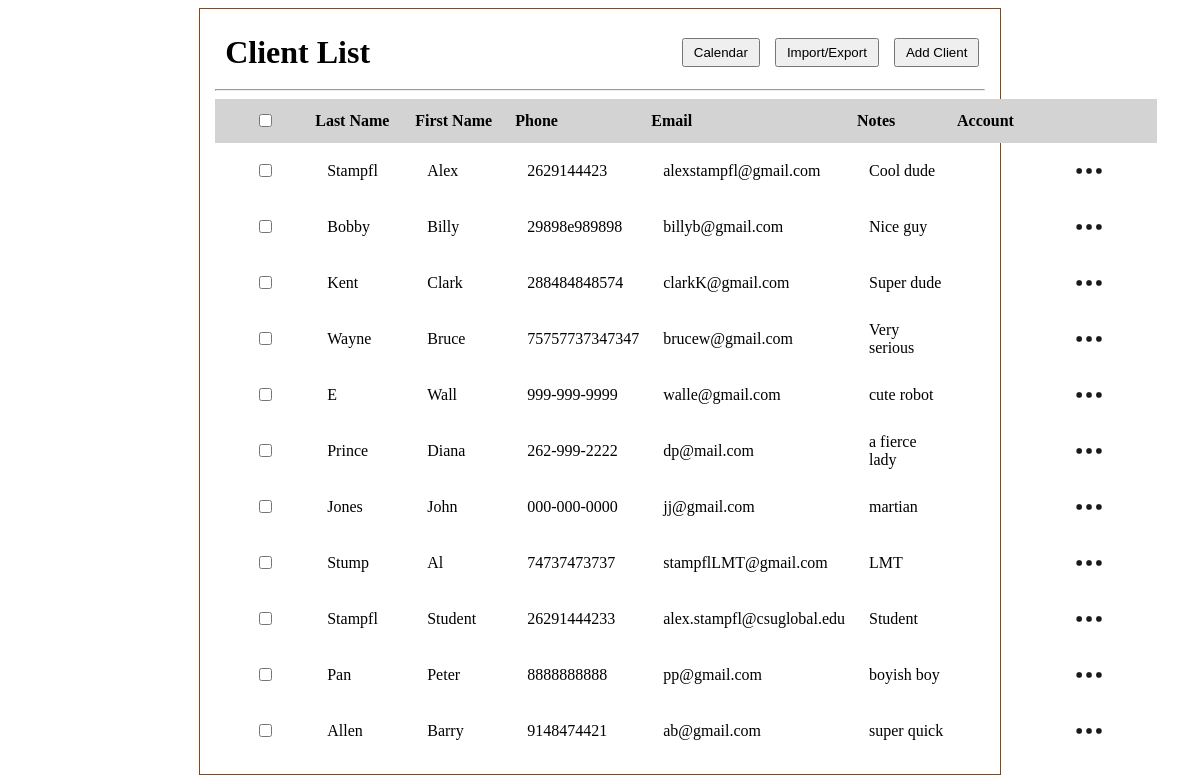
Page /client_list on the committed database.
### tables this page shows
CREATE TABLE clients (
              id INTEGER PRIMARY KEY AUTOINCREMENT,
              first_name TEXT,
              last_name TEXT,
              phone TEXT,
              email TEXT,
              status TEXT
            , client_id INTEGER, notes TEXT);

### app.py (the view)
@app.route('/client_list')
def client_list():
    conn = sqlite3.connect(DB_PATH)  # connects to sqlite database file named client.db, conn is the connection object used to talk to db
    c = conn.cursor() # cursor object lets you execute SQL statements (queries) against db
    c.execute('SELECT * FROM clients')
    clients = c.fetchall() # Fetches all rows that query returned, clients is a list of tuples
    conn.close()
    return render_template('client_list.html', clients=clients)

### templates/client_list.html (shortened to what this page needs)
<!DOCTYPE html>
<html lang="en">
<head>
    <link rel="stylesheet" href="{{ url_for('static', filename = 'main.css') }}">
</head>
<body>
    <div id="client_list">
        <div class="header-row">
            <h1 id="client_list_h1">Client List</h1>
            <div class="header-buttons">
                <button id="go_to_calendar">Calendar</button>
                <button id="export_client_list">Import/Export</button>
                <button id="add_client">Add Client</button>
            </div>
        </div>
        <hr>
        <table>
            <thead>
                <tr id="client_list_headers">
                    <th><input type="checkbox"></th>
                    <th>Last Name</th>
                    <th>First Name</th>
                    <th>Phone</th>
                    <th>Email</th>
                    <th>Notes</th>
                    <th>Account</th>
                    <th></th>
                </tr>
            </thead>
            <tbody id="clientTableBody">
                {% for client in clients %}
                <tr class="client-row" data-id="{{ client[0] }}">
                    <td><input type="checkbox"></td>
                    <td>{{ client[2] if client[2] else "" }}</td>
                    <td>{{ client[1] if client[1] else "" }}</td>
                    <td>{{ client[3] if client[3] else "" }}</td>
                    <td>{{ client[4] if client[4] else "" }}</td>
                    <td>{{ client[7] if client[7] else "" }}</td>
                    <td>{{ client[5] if client[5] else "" }}</td>
                    <td class="menu_cell">
                        <div class="menu-container">
                            <img class="meatballs" src="{{ url_for('static', filename='img/meatball_menu.png') }}"
                                alt="3 dots">
                        </div>
                    </td>
                </tr>
                {% endfor %}
            </tbody>
        </table>
    </div>
</body>
</html>

### static/main.css (style rules this page uses)
#client_list { text-align: center; max-width: 65%; top: 10%; left: 50%; border: 1px solid saddlebrown; height: 100%; margin: 0 auto; padding: 15px; }
table { border-collapse: collapse; width: 100%; }
th, td { padding: 8px 12px; text-align: left; }
#client_list table th:first-child, #client_list table td:first-child { width: 40px; text-align: center; }
table th { padding: 12px 0px 12px 0px; margin: 0 auto; min-width: 100px; text-align: left; }
.header-row { display: flex; justify-content: space-between; align-items: center; width: 98%; padding: 10px; }
.header-buttons { display: flex; gap: 15px; }
#client_list_h1 { display: inline-flex; margin: 0; }
#add_client { padding: 5px 10px; }
#go_to_calendar { padding: 5px 10px; }
#export_client_list { padding: 5px 10px; }
#client_list_headers { background-color: lightgray; }
.menu-container { position: relative; display: inline-block; }
.meatballs { width: 40px; height: 40px; vertical-align: middle; cursor: pointer; }

### rows in the picture
clients: last_name "Stampfl", first_name "Alex", phone "2629144423", email "alexstampfl@gmail.com", notes "Cool dude"
clients: last_name "Bobby", first_name "Billy", phone "29898e989898", email "billyb@gmail.com", notes "Nice guy"
clients: last_name "Kent", first_name "Clark", phone "288484848574", email "clarkK@gmail.com", notes "Super dude"
clients: last_name "Wayne", first_name "Bruce", phone "75757737347347", email "brucew@gmail.com", notes "Very serious"
clients: last_name "E", first_name "Wall", phone "999-999-9999", email "walle@gmail.com", notes "cute robot"
clients: last_name "Prince", first_name "Diana", phone "262-999-2222", email "dp@mail.com", notes "a fierce lady"
clients: last_name "Jones", first_name "John", phone "000-000-0000", email "jj@gmail.com", notes "martian"
clients: last_name "Stump", first_name "Al", phone "74737473737", email "stampflLMT@gmail.com", notes "LMT"
clients: last_name "Stampfl", first_name "Student", phone "26291444233", email "alex.stampfl@csuglobal.edu", notes "Student"
clients: last_name "Pan", first_name "Peter", phone "8888888888", email "pp@gmail.com", notes "boyish boy"
clients: last_name "Allen", first_name "Barry", phone "9148474421", email "ab@gmail.com", notes "super quick"
